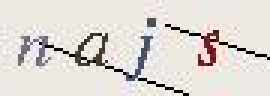
#> input picture view/pic/captcha.jpg, 90 x 32 px, found by its file name (shown 3 times larger)
$ python auto_captcha.py
#> lines starting #> are read from the running program, lines starting #| are printed output that depends on the picture; after the words box and inside, x2 and y2 are one past the last pixel; in counts of white or black regions, pixels touching at a corner belong together
try:
    from PIL import Image
except ImportError:
    import Image
from cv2 import cv2 as cv
import pytesseract


imgFile = "captcha.jpg"


def processImg():
    # 先处理噪点
    grayImg = cv.imread(imgFile, cv.IMREAD_GRAYSCALE)
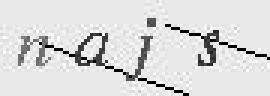
#> grayImg: shape (32, 90) (shown 3 times larger); min 0, max 255, mean 217.6
    if (grayImg==None).any():
        print("Load pic err!")
    height = grayImg.shape[0]
#> height = 32
    width = grayImg.shape[1]
#> width = 90
    # [4 lines of commented-out code are left out]
    for i in range(height):
        for j in range(width):
            if grayImg[i][j] < 20:
                grayImg[i][j] = 255
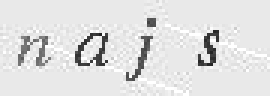
#> grayImg: shape (32, 90) (shown 3 times larger); 2.5% of pixels changed, all inside (x1, y1, x2, y2) = (13, 8, 90, 32)

    # 二值化
    threshold = 190
    for i in range(height):
        for j in range(width):
            if grayImg[i][j] < threshold:
                grayImg[i][j] = 0
            else:
                grayImg[i][j] = 255
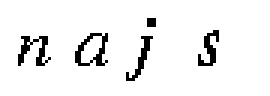
#> grayImg: shape (32, 90) (shown 3 times larger); 93.8% white; black in thin lines or dots, all inside (x1, y1, x2, y2) = (6, 6, 73, 27)

    # cv.imshow("test",grayImg)
    # cv.imwrite("s.jpg",grayImg)

    # 处理孤立点
    for i in range(height):
        for j in range(width):
            if grayImg[i][j] == 0:
                if grayImg[i][j+1] == 255 and grayImg[i][j-1] and grayImg[i+1][j] and grayImg[i-1][j] and grayImg[i-1][j-1] and grayImg[i-1][j+1] and grayImg[i+1][j-1] and grayImg[i+1][j+1]:
                    grayImg[i][j] = 255

    return grayImg
    # cv.imwrite(str(k)+"__.jpg", grayImg)


def showImg_cv(img):
    cv.imshow("Img", img)
    cv.waitKey()

def recognize(img):
    strr = pytesseract.image_to_string(img)
    slices = strr.split(" ")
    ret = "".join(slices)
    # ret = ret[:4]
    print(ret)


def main():
  img = processImg()
#   showImg_cv(img)
#   showImg_plt()
  recognize(img)
#> (the call stopped at in recognize, `strr = pytesseract.image_to_string(img)`: pytesseract is not available in this run)

if __name__ == "__main__":
    main()
